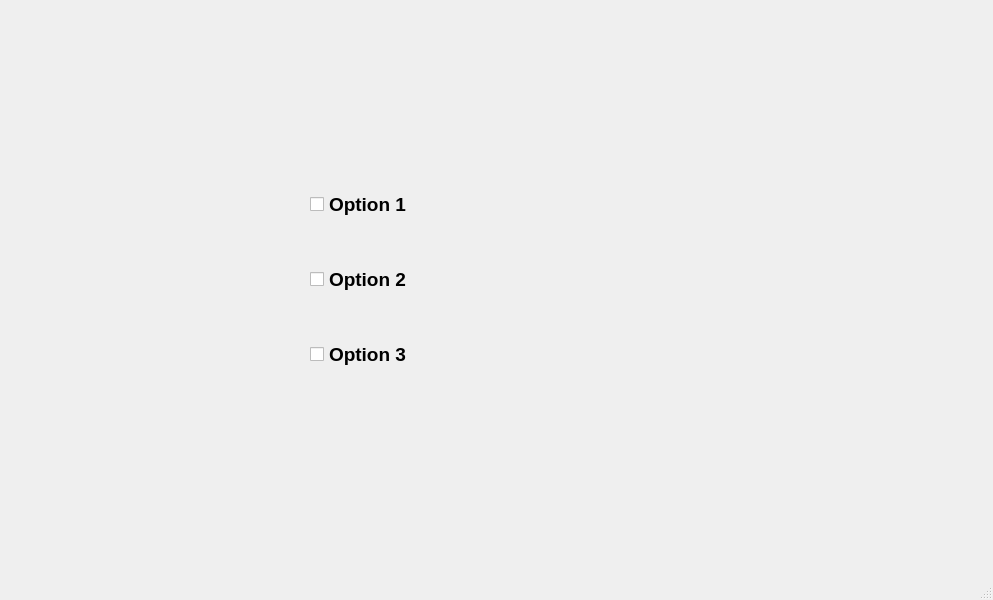
<?xml version="1.0" encoding="UTF-8"?>
<ui version="4.0">
 <class>MainWindow</class>
 <widget class="QMainWindow" name="MainWindow">
  <property name="geometry">
   <rect>
    <x>0</x>
    <y>0</y>
    <width>993</width>
    <height>600</height>
   </rect>
  </property>
  <property name="windowTitle">
   <string>Checkbox</string>
  </property>
  <widget class="QWidget" name="centralwidget">
   <widget class="QWidget" name="">
    <property name="geometry">
     <rect>
      <x>310</x>
      <y>150</y>
      <width>281</width>
      <height>261</height>
     </rect>
    </property>
    <layout class="QVBoxLayout" name="verticalLayout">
     <item>
      <widget class="QCheckBox" name="checkBox">
       <property name="font">
        <font>
         <pointsize>14</pointsize>
         <weight>75</weight>
         <bold>true</bold>
        </font>
       </property>
       <property name="text">
        <string>Option 1</string>
       </property>
      </widget>
     </item>
     <item>
      <widget class="QCheckBox" name="checkBox_2">
       <property name="font">
        <font>
         <pointsize>14</pointsize>
         <weight>75</weight>
         <bold>true</bold>
        </font>
       </property>
       <property name="text">
        <string>Option 2</string>
       </property>
      </widget>
     </item>
     <item>
      <widget class="QCheckBox" name="checkBox_3">
       <property name="font">
        <font>
         <pointsize>14</pointsize>
         <weight>75</weight>
         <bold>true</bold>
        </font>
       </property>
       <property name="text">
        <string>Option 3</string>
       </property>
      </widget>
     </item>
    </layout>
   </widget>
  </widget>
  <widget class="QMenuBar" name="menubar">
   <property name="geometry">
    <rect>
     <x>0</x>
     <y>0</y>
     <width>993</width>
     <height>26</height>
    </rect>
   </property>
  </widget>
  <widget class="QStatusBar" name="statusbar"/>
 </widget>
 <resources/>
 <connections/>
</ui>
